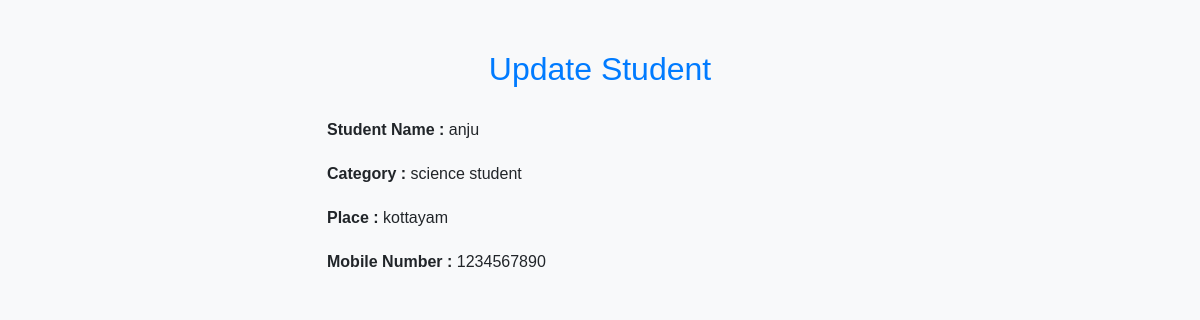
The app's page /student/3/ with its own data.
### myapp/models.py (models this page shows, shortened)
class Student(models.Model):
    student_name = models.CharField(max_length=200)
    category_obj=models.ForeignKey(Category,on_delete=models.CASCADE)
    place = models.CharField(max_length=200)
    mobile_number= models.PositiveIntegerField()

class Category(models.Model):
    category_name = models.CharField(max_length=200)
    created_date = models.DateTimeField(auto_now_add=True)
    updated_date = models.DateTimeField(auto_now=True)
    is_active = models.BooleanField(default=True)
    def __str__(self):
        return self.category_name

### myapp/views.py (the view)
# urls.py: path("student/<int:pk>/",views.StudentDetailView.as_view(), name="student-detail"),
class StudentDetailView(View):
    def get(self, request, *args, **kwargs):
        id=kwargs.get("pk")
        qs=Student.objects.get(id=id)
        return render(request,"student_detail.html",{"form":qs})

### myapp/templates/student_detail.html (shortened to what this page needs)
 <!DOCTYPE html>
 <html lang="en">
 <head>
     <link href="https://cdn.jsdelivr.net/npm/bootstrap@5.3.2/dist/css/bootstrap.min.css" rel="stylesheet">
 </head>
 <body>
     <div class="container">
         <h2>Update Student</h2>
         <div class="row justify-content-center">
             <div class="col-md-6">
                 <form method="post" enctype="multipart/form-data">
                     <div class="form-group">
                         <label for="employe_name">Student Name :</label>
                         {{ form.student_name }}
                     </div>
                     <div class="form-group">
                         <label for="category_obj">Category :</label>
                         {{ form.category_obj}}
                     </div>
                     <div class="form-group">
                         <label for="place">Place :</label>
                         {{ form.place }}
                     </div>
                     <div class="form-group">
                         <label for="mobile_number">Mobile Number :</label>
                         {{ form.mobile_number }}
                     </div>
                 </form>
             </div>
         </div>
     </div>
 </body>
 </html>

### myapp/templates/student_detail.html (style rules this page uses)
body { background-color: #f8f9fa; font-family: Arial, sans-serif; }
.container { margin-top: 50px; }
h2 { color: #007bff; text-align: center; margin-bottom: 30px; }
.form-group { margin-bottom: 20px; }
label { font-weight: bold; }

### records on screen
Student: student_name "anju", category_obj "science student", place "kottayam", mobile_number "1234567890"
